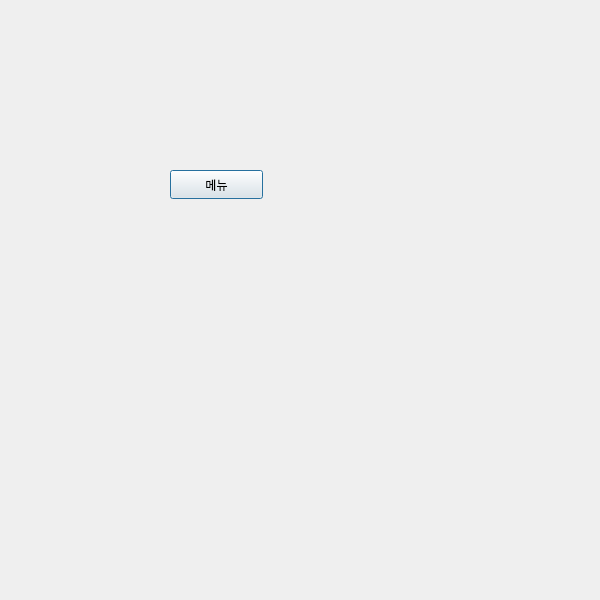
<?xml version="1.0" encoding="UTF-8"?>
<ui version="4.0">
 <class>sale</class>
 <widget class="QDialog" name="sale">
  <property name="geometry">
   <rect>
    <x>0</x>
    <y>0</y>
    <width>600</width>
    <height>600</height>
   </rect>
  </property>
  <property name="windowTitle">
   <string>Dialog</string>
  </property>
  <widget class="QPushButton" name="menubtn">
   <property name="geometry">
    <rect>
     <x>170</x>
     <y>170</y>
     <width>93</width>
     <height>29</height>
    </rect>
   </property>
   <property name="text">
    <string>메뉴</string>
   </property>
  </widget>
 </widget>
 <resources/>
 <connections/>
</ui>
